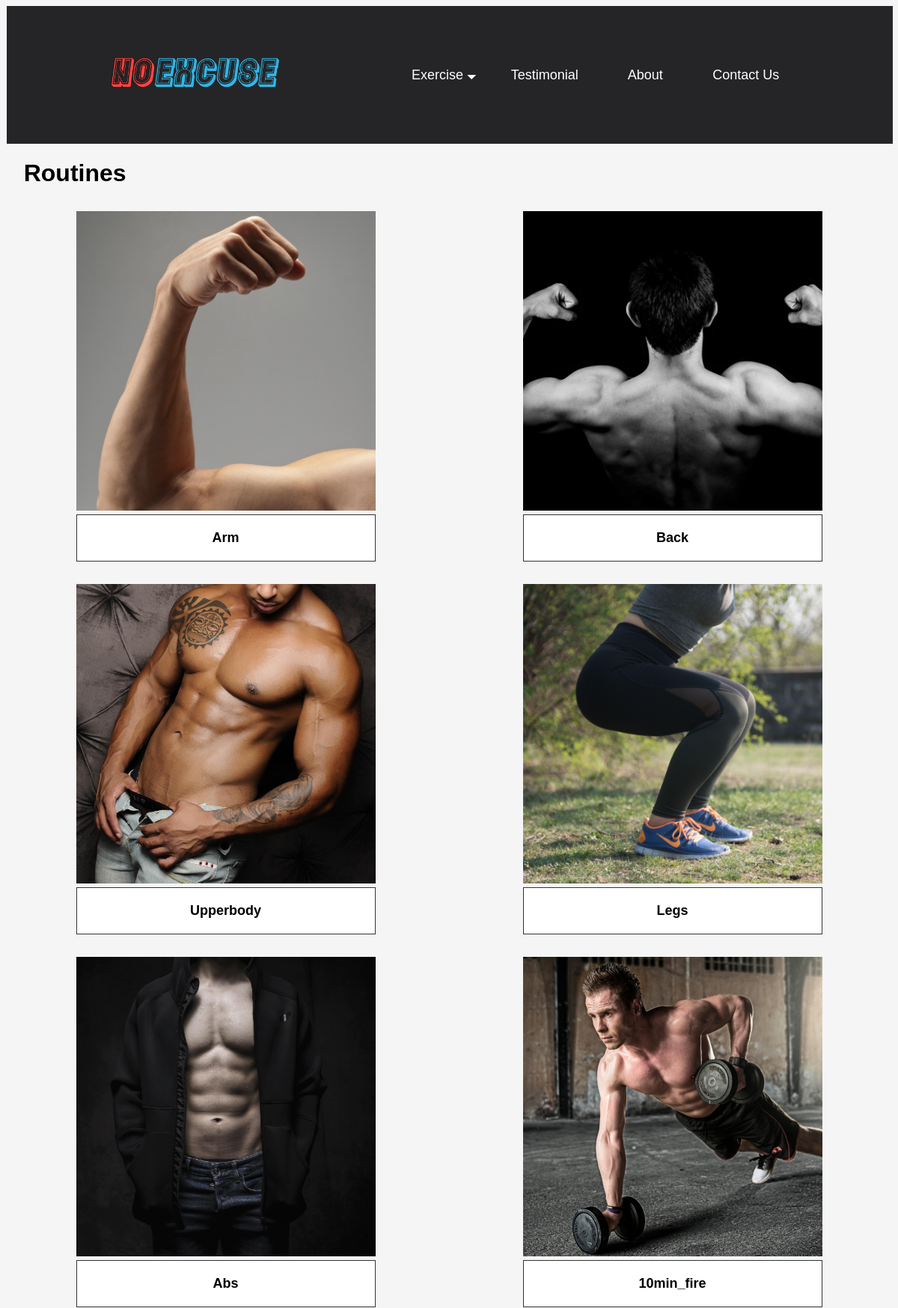
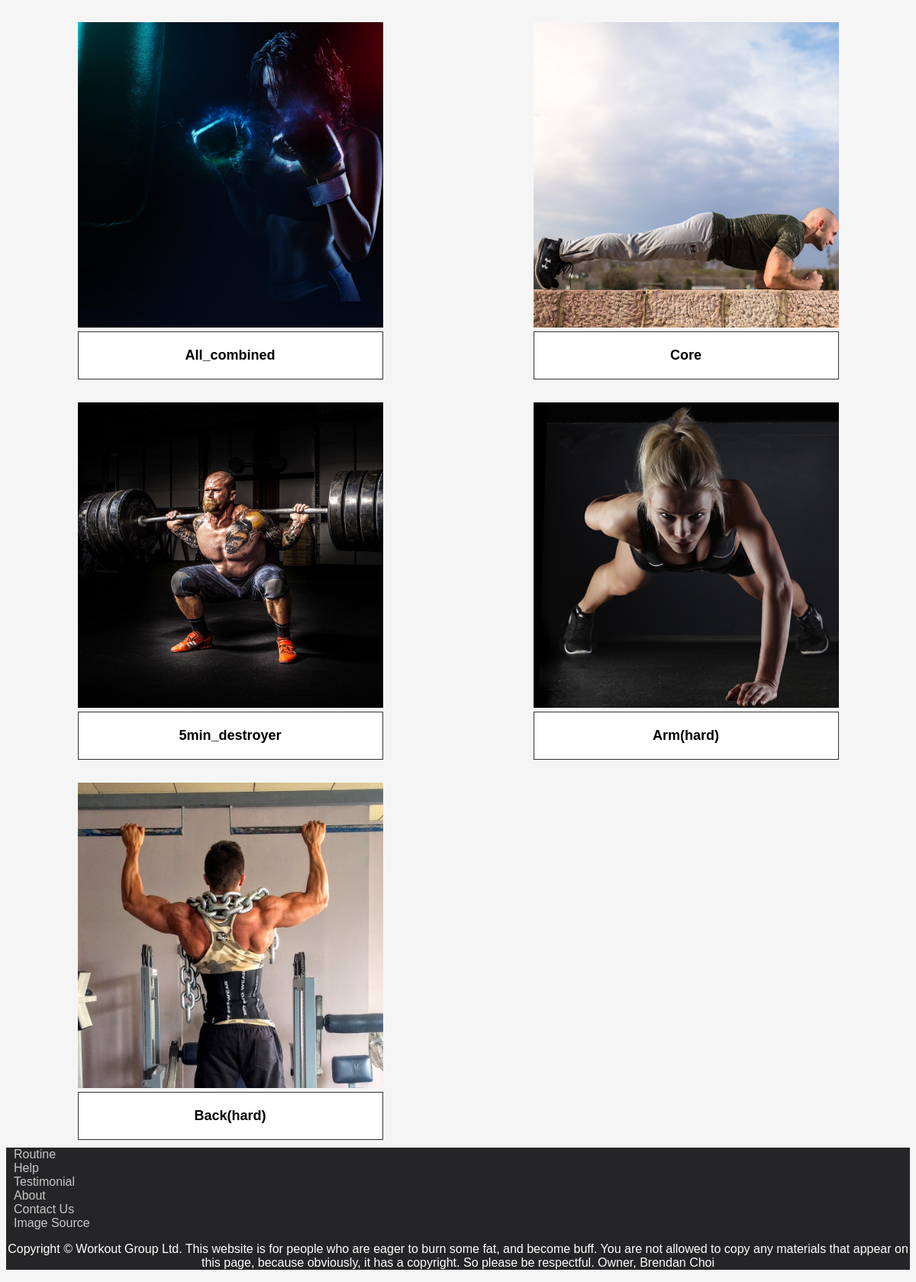
The app's page /routine/ with its own data (2 pictures, top to bottom).
### tables this page shows
CREATE TABLE Routine (id INTEGER PRIMARY KEY AUTOINCREMENT, name TEXT, description TEXT);

### app.py (the view)
@app.route('/routine/')
def all_routines():
    results = sqlite_conn('database.db', "SELECT * FROM Routine")
    return render_template('routine.html', routines=results)

### app.py (called while the page is built)
def sqlite_conn(database, query, single=False):
    conn = sqlite3.connect(database)
    cur = conn.cursor()
    cur.execute(query)
    results = cur.fetchone() if single else cur.fetchall()
    conn.close()
    return results

### templates/routine.html (shortened to what this page needs)
{% extends 'layout.html' %}
{% block content %}
<h1 class="title">Routines</h1>
<div class="gridview_layout">
    {% for routine in routines %}
    <div class="gridview_layout_element">
        <a href="/exercisenow/{{routine[0]}}">
        <img src="/static/Pictures for routine page/{{routine[1]}}.jpg" height="400" width="400"><p>{{ routine[1] }}</p></a>
    </div>
    {% endfor %}
</div>
{% endblock %}

### static/css/style.css (style rules this page uses)
html { box-sizing: border-box; margin: 0; padding: 0; background-color:whitesmoke; font-family: Verdana, Tahoma, sans-serif; }
html a { text-decoration: none; }
.title { padding-left: 2%; }
.gridview_layout *, .gridview_layout *::after, *::before { margin: 0; padding: 0; box-sizing: border-box; }
.gridview_layout a p { text-align: center; padding: 20px; border: 0.5px solid rgba(0, 0, 0, 0.8); text-decoration: none; font-size: large; font-weight: bold; background-color: white; color: black; }
.gridview_layout { display:grid; grid-template-columns: repeat(auto-fit, minmax(400px, 1fr)); width: 100%; height: auto; grid-column-gap: 10px; grid-row-gap: 10px; }
.gridview_layout_element { width: 400px; height: auto; position: relative; margin: 10px auto; z-index: 0; }
.gridview_layout_element img { max-width: 100%; height: auto; object-fit: cover; margin: auto; padding: auto; }
.gridview_layout_element::before, .gridview_layout_element::after { content:""; position: absolute; top: 15px; left: 15px; right: 15px; bottom: 85px; transition: all 0.5s ease-out; }
.gridview_layout_element::before { border-top: 2px groove white; border-bottom: 2px groove white; transform: scale(0,1); }
.gridview_layout_element::after { border-top: 2px groove white; border-bottom: 2px groove white; transform: scale(1,0); }
.gridview_layout_element a::after { text-decoration:none; margin: 0; padding: 0; position: relative; top: 10px; bottom: 80px; }
@media screen and (max-width : 1440px) { .nav, .gridview_layout, .exercise_layout, .home_txtnexttoimg, .home_txtoverimg, .information_layout { font-size: larger; } }

### records on screen
Routine: shows a picture, name "Arm"
Routine: name (picture), name "Back"
Routine: name (picture), name "Upperbody"
Routine: name (picture), name "Legs"
Routine: shows a picture, name "Abs"
Routine: name (picture), name "10min_fire"
Routine: name (picture), name "All_combined"
Routine: name (picture), name "Core"
Routine: name (picture), name "5min_destroyer"
Routine: name (picture), name "Arm(hard)"
Routine: name (picture), name "Back(hard)"
